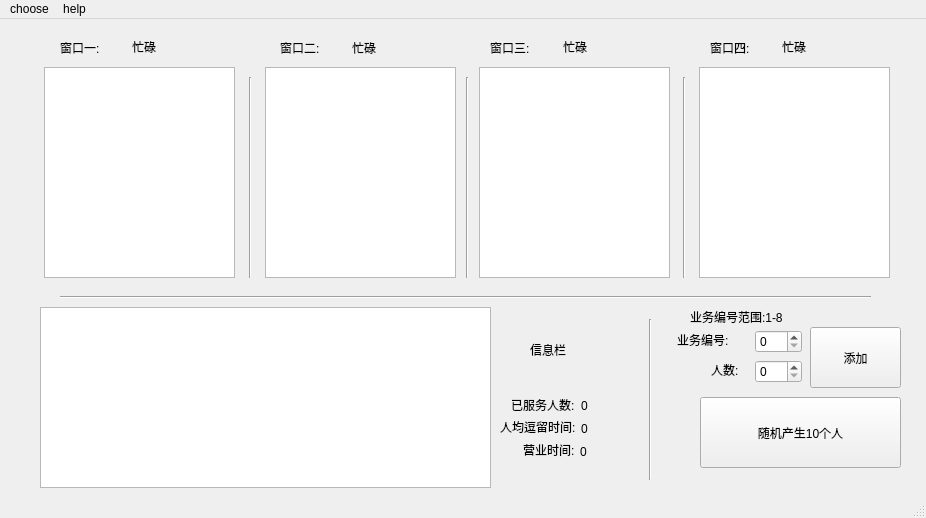
<?xml version="1.0" encoding="UTF-8"?>
<ui version="4.0">
 <class>Bank</class>
 <widget class="QMainWindow" name="Bank">
  <property name="geometry">
   <rect>
    <x>0</x>
    <y>0</y>
    <width>926</width>
    <height>518</height>
   </rect>
  </property>
  <property name="windowTitle">
   <string>Bank</string>
  </property>
  <widget class="QWidget" name="centralWidget">
   <widget class="QTextBrowser" name="w1">
    <property name="geometry">
     <rect>
      <x>44</x>
      <y>48</y>
      <width>191</width>
      <height>211</height>
     </rect>
    </property>
   </widget>
   <widget class="QPushButton" name="randCreatePersonButton">
    <property name="geometry">
     <rect>
      <x>700</x>
      <y>378</y>
      <width>201</width>
      <height>71</height>
     </rect>
    </property>
    <property name="styleSheet">
     <string notr="true">font: 14pt &quot;Sans Serif&quot;;</string>
    </property>
    <property name="text">
     <string>随机产生10个人</string>
    </property>
   </widget>
   <widget class="Line" name="line">
    <property name="geometry">
     <rect>
      <x>60</x>
      <y>268</y>
      <width>811</width>
      <height>20</height>
     </rect>
    </property>
    <property name="orientation">
     <enum>Qt::Horizontal</enum>
    </property>
   </widget>
   <widget class="Line" name="line_2">
    <property name="geometry">
     <rect>
      <x>240</x>
      <y>58</y>
      <width>20</width>
      <height>201</height>
     </rect>
    </property>
    <property name="orientation">
     <enum>Qt::Vertical</enum>
    </property>
   </widget>
   <widget class="Line" name="line_3">
    <property name="geometry">
     <rect>
      <x>674</x>
      <y>58</y>
      <width>20</width>
      <height>201</height>
     </rect>
    </property>
    <property name="orientation">
     <enum>Qt::Vertical</enum>
    </property>
   </widget>
   <widget class="Line" name="line_5">
    <property name="geometry">
     <rect>
      <x>457</x>
      <y>58</y>
      <width>20</width>
      <height>201</height>
     </rect>
    </property>
    <property name="orientation">
     <enum>Qt::Vertical</enum>
    </property>
   </widget>
   <widget class="QTextBrowser" name="w2">
    <property name="geometry">
     <rect>
      <x>265</x>
      <y>48</y>
      <width>191</width>
      <height>211</height>
     </rect>
    </property>
   </widget>
   <widget class="QTextBrowser" name="w3">
    <property name="geometry">
     <rect>
      <x>479</x>
      <y>48</y>
      <width>191</width>
      <height>211</height>
     </rect>
    </property>
   </widget>
   <widget class="QTextBrowser" name="w4">
    <property name="geometry">
     <rect>
      <x>699</x>
      <y>48</y>
      <width>191</width>
      <height>211</height>
     </rect>
    </property>
   </widget>
   <widget class="QTextBrowser" name="processWindow">
    <property name="geometry">
     <rect>
      <x>40</x>
      <y>288</y>
      <width>451</width>
      <height>181</height>
     </rect>
    </property>
   </widget>
   <widget class="QPushButton" name="addPersonButton">
    <property name="geometry">
     <rect>
      <x>810</x>
      <y>308</y>
      <width>91</width>
      <height>61</height>
     </rect>
    </property>
    <property name="styleSheet">
     <string notr="true">font: 20pt &quot;Sans Serif&quot;;</string>
    </property>
    <property name="text">
     <string>添加</string>
    </property>
   </widget>
   <widget class="QSpinBox" name="businessIdBox">
    <property name="geometry">
     <rect>
      <x>755</x>
      <y>311</y>
      <width>47</width>
      <height>23</height>
     </rect>
    </property>
   </widget>
   <widget class="QSpinBox" name="personNumBox">
    <property name="geometry">
     <rect>
      <x>755</x>
      <y>341</y>
      <width>47</width>
      <height>23</height>
     </rect>
    </property>
   </widget>
   <widget class="QLabel" name="businessIdLabel">
    <property name="geometry">
     <rect>
      <x>677</x>
      <y>305</y>
      <width>81</width>
      <height>31</height>
     </rect>
    </property>
    <property name="styleSheet">
     <string notr="true">
font: 13pt &quot;Sans Serif&quot;;</string>
    </property>
    <property name="text">
     <string>业务编号:</string>
    </property>
   </widget>
   <widget class="QLabel" name="personNumLabel">
    <property name="geometry">
     <rect>
      <x>711</x>
      <y>335</y>
      <width>51</width>
      <height>31</height>
     </rect>
    </property>
    <property name="styleSheet">
     <string notr="true">
font: 13pt &quot;Sans Serif&quot;;</string>
    </property>
    <property name="text">
     <string>人数:</string>
    </property>
   </widget>
   <widget class="QLabel" name="businessIdWaringBox">
    <property name="geometry">
     <rect>
      <x>690</x>
      <y>288</y>
      <width>101</width>
      <height>20</height>
     </rect>
    </property>
    <property name="styleSheet">
     <string notr="true">font: 9pt &quot;Sans Serif&quot;;</string>
    </property>
    <property name="text">
     <string>业务编号范围:1-8</string>
    </property>
   </widget>
   <widget class="QLabel" name="window_1StatusLabel">
    <property name="geometry">
     <rect>
      <x>60</x>
      <y>8</y>
      <width>81</width>
      <height>41</height>
     </rect>
    </property>
    <property name="styleSheet">
     <string notr="true">font: 16pt &quot;Sans Serif&quot;;</string>
    </property>
    <property name="text">
     <string>窗口一:</string>
    </property>
   </widget>
   <widget class="QLabel" name="window_2StatusLabel">
    <property name="geometry">
     <rect>
      <x>280</x>
      <y>8</y>
      <width>81</width>
      <height>41</height>
     </rect>
    </property>
    <property name="styleSheet">
     <string notr="true">font: 16pt &quot;Sans Serif&quot;;</string>
    </property>
    <property name="text">
     <string>窗口二:</string>
    </property>
   </widget>
   <widget class="QLabel" name="window_3StatusLabel">
    <property name="geometry">
     <rect>
      <x>490</x>
      <y>8</y>
      <width>81</width>
      <height>41</height>
     </rect>
    </property>
    <property name="styleSheet">
     <string notr="true">font: 16pt &quot;Sans Serif&quot;;</string>
    </property>
    <property name="text">
     <string>窗口三:</string>
    </property>
   </widget>
   <widget class="QLabel" name="window_5StatusLabel">
    <property name="geometry">
     <rect>
      <x>710</x>
      <y>8</y>
      <width>81</width>
      <height>41</height>
     </rect>
    </property>
    <property name="styleSheet">
     <string notr="true">font: 16pt &quot;Sans Serif&quot;;</string>
    </property>
    <property name="text">
     <string>窗口四:</string>
    </property>
   </widget>
   <widget class="QLabel" name="window_1Status">
    <property name="geometry">
     <rect>
      <x>132</x>
      <y>12</y>
      <width>61</width>
      <height>31</height>
     </rect>
    </property>
    <property name="styleSheet">
     <string notr="true">font: 16pt &quot;Sans Serif&quot;;</string>
    </property>
    <property name="text">
     <string>忙碌</string>
    </property>
   </widget>
   <widget class="QLabel" name="window_2Status">
    <property name="geometry">
     <rect>
      <x>352</x>
      <y>13</y>
      <width>61</width>
      <height>31</height>
     </rect>
    </property>
    <property name="styleSheet">
     <string notr="true">font: 16pt &quot;Sans Serif&quot;;</string>
    </property>
    <property name="text">
     <string>忙碌</string>
    </property>
   </widget>
   <widget class="QLabel" name="window_3Status">
    <property name="geometry">
     <rect>
      <x>563</x>
      <y>12</y>
      <width>61</width>
      <height>31</height>
     </rect>
    </property>
    <property name="styleSheet">
     <string notr="true">font: 16pt &quot;Sans Serif&quot;;</string>
    </property>
    <property name="text">
     <string>忙碌</string>
    </property>
   </widget>
   <widget class="QLabel" name="window_4Status">
    <property name="geometry">
     <rect>
      <x>782</x>
      <y>12</y>
      <width>61</width>
      <height>31</height>
     </rect>
    </property>
    <property name="styleSheet">
     <string notr="true">font: 16pt &quot;Sans Serif&quot;;</string>
    </property>
    <property name="text">
     <string>忙碌</string>
    </property>
   </widget>
   <widget class="QLabel" name="serverNumLabel">
    <property name="geometry">
     <rect>
      <x>511</x>
      <y>370</y>
      <width>81</width>
      <height>31</height>
     </rect>
    </property>
    <property name="text">
     <string>已服务人数:</string>
    </property>
   </widget>
   <widget class="QLabel" name="stayTimeLabel">
    <property name="geometry">
     <rect>
      <x>500</x>
      <y>387</y>
      <width>91</width>
      <height>41</height>
     </rect>
    </property>
    <property name="text">
     <string>人均逗留时间:</string>
    </property>
   </widget>
   <widget class="Line" name="line_4">
    <property name="geometry">
     <rect>
      <x>640</x>
      <y>300</y>
      <width>20</width>
      <height>161</height>
     </rect>
    </property>
    <property name="orientation">
     <enum>Qt::Vertical</enum>
    </property>
   </widget>
   <widget class="QLabel" name="informationLabel">
    <property name="geometry">
     <rect>
      <x>530</x>
      <y>310</y>
      <width>101</width>
      <height>41</height>
     </rect>
    </property>
    <property name="styleSheet">
     <string notr="true">font: 20pt &quot;Sans Serif&quot;;</string>
    </property>
    <property name="text">
     <string>信息栏</string>
    </property>
   </widget>
   <widget class="QLabel" name="remainTimeLabel">
    <property name="geometry">
     <rect>
      <x>523</x>
      <y>420</y>
      <width>61</width>
      <height>21</height>
     </rect>
    </property>
    <property name="text">
     <string>营业时间:</string>
    </property>
   </widget>
   <widget class="QLabel" name="remainTime">
    <property name="geometry">
     <rect>
      <x>580</x>
      <y>426</y>
      <width>59</width>
      <height>14</height>
     </rect>
    </property>
    <property name="text">
     <string>0</string>
    </property>
   </widget>
   <widget class="QLabel" name="stayTime">
    <property name="geometry">
     <rect>
      <x>581</x>
      <y>403</y>
      <width>59</width>
      <height>14</height>
     </rect>
    </property>
    <property name="text">
     <string>0</string>
    </property>
   </widget>
   <widget class="QLabel" name="serverNum">
    <property name="geometry">
     <rect>
      <x>581</x>
      <y>380</y>
      <width>59</width>
      <height>14</height>
     </rect>
    </property>
    <property name="text">
     <string>0</string>
    </property>
   </widget>
  </widget>
  <widget class="QMenuBar" name="menuBar">
   <property name="geometry">
    <rect>
     <x>0</x>
     <y>0</y>
     <width>926</width>
     <height>19</height>
    </rect>
   </property>
   <widget class="QMenu" name="menuChoose">
    <property name="title">
     <string>choose</string>
    </property>
    <addaction name="actionStart"/>
    <addaction name="actionStop"/>
   </widget>
   <widget class="QMenu" name="menuHelp">
    <property name="title">
     <string>help</string>
    </property>
    <addaction name="actionAbout"/>
   </widget>
   <addaction name="menuChoose"/>
   <addaction name="menuHelp"/>
  </widget>
  <widget class="QStatusBar" name="statusBar"/>
  <action name="actionStart">
   <property name="text">
    <string>start</string>
   </property>
  </action>
  <action name="actionStop">
   <property name="text">
    <string>stop</string>
   </property>
  </action>
  <action name="actionAbout">
   <property name="text">
    <string>about</string>
   </property>
  </action>
 </widget>
 <layoutdefault spacing="6" margin="11"/>
 <resources/>
 <connections/>
</ui>
